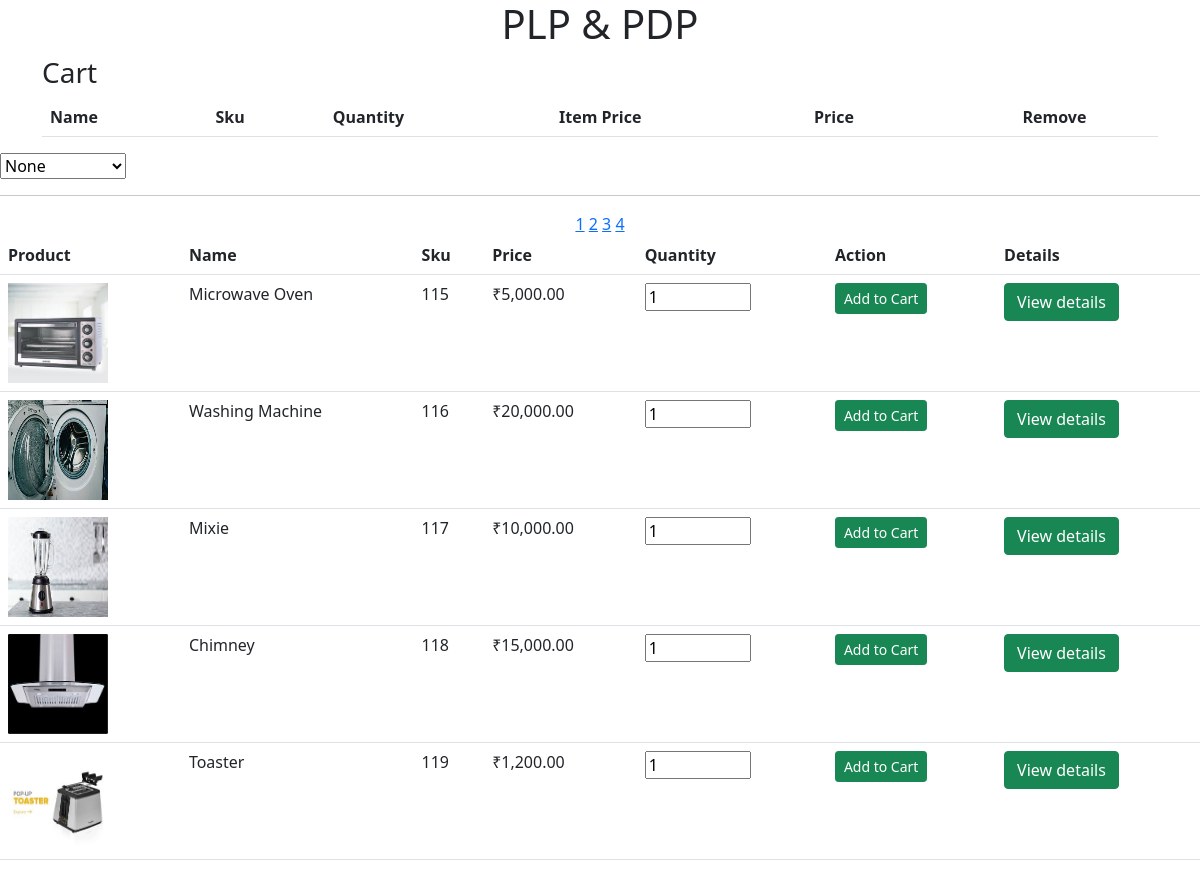
The app's page /index.php?page=4 with its own data.
### tables this page shows
CREATE TABLE `products` (
  `Id` int(8) NOT NULL,
  `Name` varchar(30) NOT NULL,
  `Sku` int(10) NOT NULL,
  `Price` double(10,2) NOT NULL,
  `Description` varchar(500) NOT NULL,
  `image` text NOT NULL
);

### page.php (the view, shortened to what this page needs)
<?php include 'Db.php' ?>
<?php
function pagination()
{
    global $connection;
    $results_per_page = 5;
    $query = 'SELECT * FROM products';
    $result = mysqli_query($connection, $query);
    $resultArr=[];
    array_push($resultArr,...$result);
    $number_of_results = mysqli_num_rows($result);
    $number_of_pages = $number_of_results / $results_per_page;
    $page = 1;
if (isset($_GET['page'])) {
	$page = $_GET['page'];
}
$this_page_first_result = ($page - 1) * $results_per_page;
$resultArr = array_slice($resultArr, $this_page_first_result, $results_per_page);
    foreach($resultArr as $row)
    { ?>
      <form action="index.php?action=Add&Id=<?=$row['Id']; ?>" method="post">
          <tr>
                  <td id="product-image"><img src="<?php echo $row["image"]; ?>"width="100" height="100"> </td>
                  <td><?=$row['Name']; ?></td>
                  <td><?php echo $row['Sku']; ?></td>
                  <td>₹<?=number_format($row['Price'], 2); ?></td>
                  <td> <input type="number" Name="quantity" value="1" min=1 max=1000 class="number"></td>
                  <td><input type="submit" value="Add to Cart" class="btn btn-success btn-sm"></td>
                 <td><a href="details.php?Id=<?=$row['Id']; ?>" class ="btn btn-success">View details</a></td>
    </form>
    <center>
    <?php
    }
    for ($page = 1;$page <= $number_of_pages;$page++)
    {
        echo '<a "  href="index.php?page=' . $page . '">' . $page . '</a> ';
    }
} ?>

### records on screen
products: image (picture), Name "Microwave Oven", Sku "115", Price "5,000.00"
products: image (picture), Name "Washing Machine", Sku "116", Price "20,000.00"
products: image (picture), Name "Mixie", Sku "117", Price "10,000.00"
products: image (picture), Name "Chimney", Sku "118", Price "15,000.00"
products: image (picture), Name "Toaster", Sku "119", Price "1,200.00"
